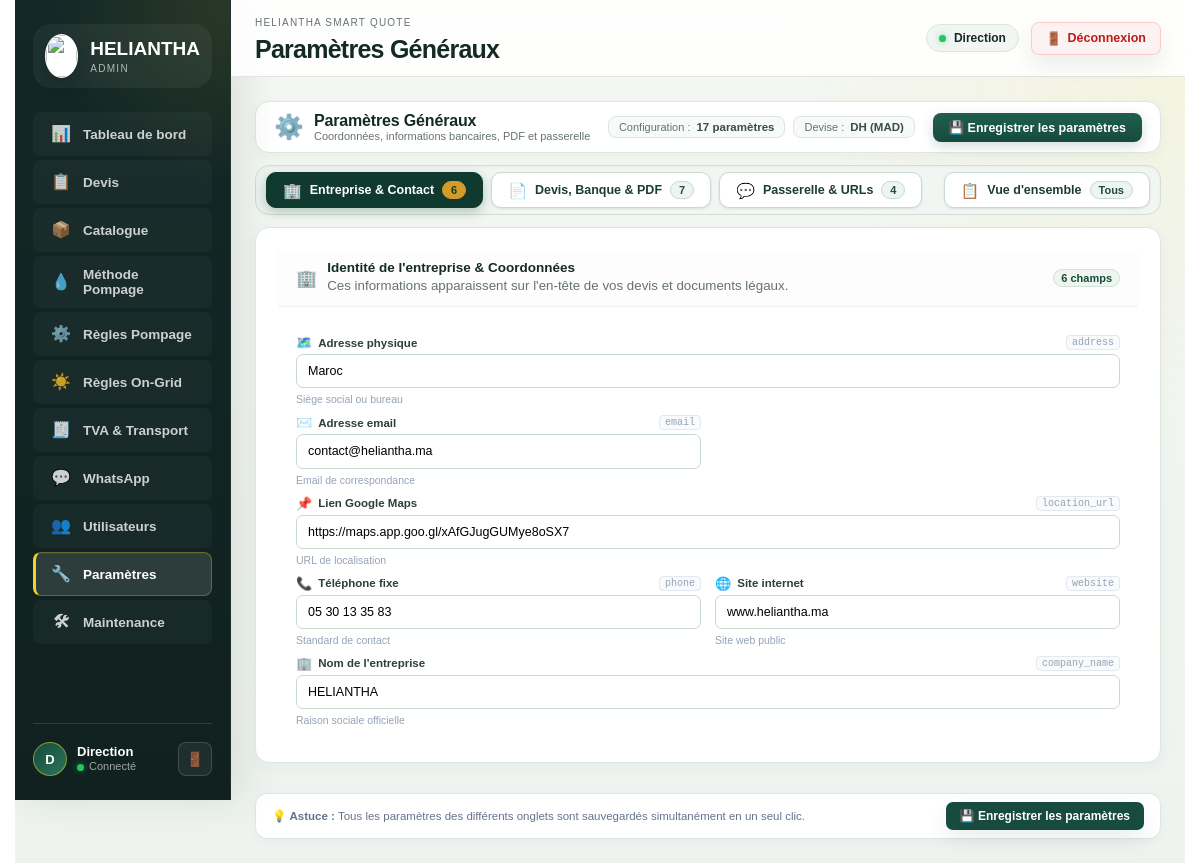
Page /admin/parametres (signed in) on the earlier database version.
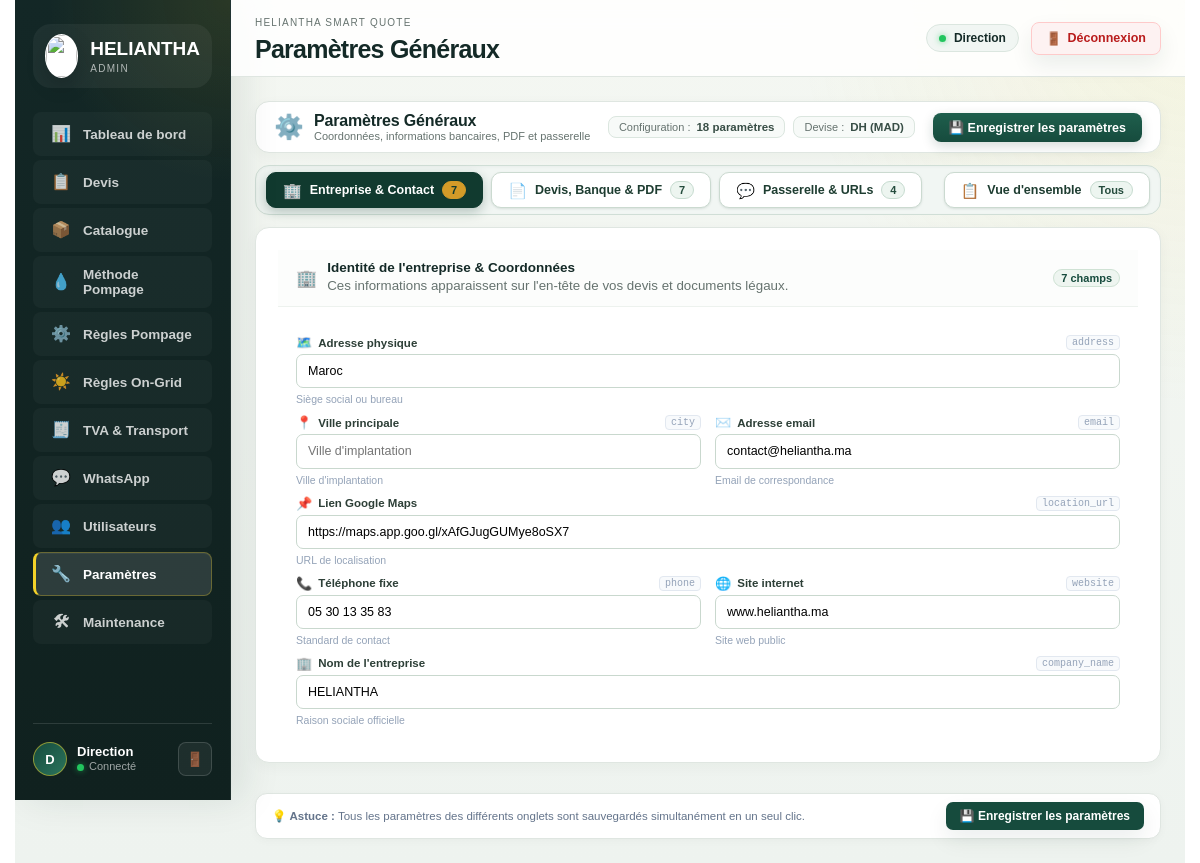
Same page on the later database version.
### tables this page shows
CREATE TABLE company_settings (
    id INTEGER PRIMARY KEY AUTOINCREMENT,
    key TEXT NOT NULL UNIQUE,
    value TEXT,
    category TEXT,
    label TEXT,
    updated_at TEXT NOT NULL DEFAULT CURRENT_TIMESTAMP
);

### app/routes.py (the view, shortened to what this page needs)
@bp.route("/admin/settings", methods=["GET", "POST"])
@bp.route("/admin/parametres", methods=["GET", "POST"])
def admin_settings():
    settings = [
        setting
        for setting in list_company_settings()
        if setting.get("key") not in HIDDEN_COMPANY_SETTING_KEYS | TRANSPORT_KEYS
    ]
    return render_template("admin/settings.html", settings=settings)

### app/admin_maintenance.py (called while the page is built, shortened)
@bp.app_context_processor
def navigation_context():
    return {"maintenance_available": True}

@bp.before_app_request
def public_maintenance_gate():
    if (request.method == "OPTIONS" or request.path == "/health"
            or request.path == "/admin" or request.path.startswith("/admin/")
            or request.endpoint in {"static", "main.brand_image", "maintenance_public.status"}):
        return None

### app/db.py (called while the page is built)
def get_db():
    if "db" not in g:
        database = current_app.config["DATABASE"]
        if database == ":memory:":
            with _SCHEMA_LOCK:
                memory = current_app.extensions.get("heliantha_memory_database")
                if memory is None:
                    uri = f"file:heliantha-{uuid4().hex}?mode=memory&cache=shared"
                    memory = (uri, sqlite3.connect(uri, uri=True))
                    current_app.extensions["heliantha_memory_database"] = memory
            g.db = sqlite3.connect(memory[0], uri=True)
        else:
            g.db = sqlite3.connect(database)
        g.db.row_factory = sqlite3.Row
    return g.db

### templates/admin/settings.html (shortened to what the changed rows need)
{% extends "admin/base.html" %}
{% block page_title %}Paramètres Généraux{% endblock %}
{% block content %}
{% set cat_general = [] %}
{% set cat_quote = [] %}
{% set cat_gateway = [] %}
{% for s in settings %}
  {% if s.key in ['company_name', 'phone', 'email', 'website', 'city', 'address', 'location_url'] %}
    {% set _ = cat_general.append(s) %}
  {% elif s.key in ['whatsapp', 'admin_whatsapp', 'whatsapp_gateway_url', 'app_base_url'] %}
    {% set _ = cat_gateway.append(s) %}
  {% else %}
    {% set _ = cat_quote.append(s) %}
  {% endif %}
{% endfor %}
<div class="settings-cockpit" id="settings-cockpit">
  <form method="post" id="settings-form" class="settings-form-wrapper" autocomplete="off">
    <header class="settings-cockpit-bar">
      <div class="settings-cockpit-left">
        <div class="settings-title-wrap">
          <div>
            <h2 class="settings-cockpit-heading">Paramètres Généraux</h2>
          </div>
        </div>
      </div>
      <div class="settings-cockpit-chips">
        <div class="settings-chip" title="Nombre total de clés de configuration">
          <span class="settings-chip-label">Configuration :</span>
          <strong>{{ settings|length }} paramètres</strong>
        </div>
      </div>
    </header>
    <nav class="settings-tabs-nav" role="tablist" aria-label="Catégories de paramètres">
      <button type="button" class="settings-tab-btn active" data-tab="tab-general" role="tab" aria-selected="true">
        <span class="tab-icon">🏢</span>
        <span class="tab-text">Entreprise &amp; Contact</span>
        <span class="tab-count">{{ cat_general|length }}</span>
      </button>
    </nav>
    <div class="settings-tabs-content">
      <section class="settings-tab-panel active" id="tab-general" role="tabpanel">
        <article class="panel settings-card">
          <div class="panel-head settings-card-head">
            <div class="settings-card-head-title">
              <span class="settings-head-icon">🏢</span>
              <div>
              </div>
            </div>
            <span class="badge settings-count-badge">{{ cat_general|length }} champs</span>
          </div>
          <div class="settings-fields-grid">
            {% for s in cat_general %}
            {% set meta = field_meta.get(s.key, {'icon': '🔹', 'label': s.label, 'hint': s.key}) %}
            <div class="settings-field-box {{ 'full-width' if s.key in ['company_name', 'address', 'location_url'] else '' }}">
              <label class="settings-label" for="setting_{{ s.id }}">
                <span class="settings-label-header">
                  <span class="settings-field-icon">{{ meta.icon }}</span>
                  <strong class="settings-label-name">{{ meta.label }}</strong>
                  <span class="settings-key-code">{{ s.key }}</span>
                </span>
                <input class="settings-input" id="setting_{{ s.id }}" name="value_{{ s.id }}" value="{{ s.value or '' }}" placeholder="{{ meta.hint }}">
                <span class="settings-hint">{{ meta.hint }}</span>
              </label>
            </div>
            {% endfor %}
          </div>
        </article>
      </section>
    </div>
  </form>
</div>
{% endblock %}

Differences in the rows shown:
added company_settings: icon "📍", label "Ville principale", key "city", hint "Ville d'implantation"
Other differences:
{{ settings|length }}: "17" → "18"
{{ cat_general|length }}: "6" → "7"
